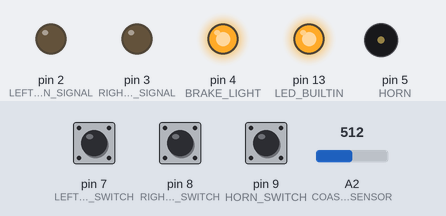
This sketch was run on a simulated Arduino Uno, built with avr-gcc and run on an emulated ATmega328P. Shown: output pins drawn as LEDs (lit = HIGH), buzzer (waves = sounding, pin HIGH). Dashed ring = blinking. Inputs (shaded band) come from the test bench; at power-on: pin 7 (LEFT_SIGNAL_SWITCH) LOW, pin 8 (RIGHT_SIGNAL_SWITCH) LOW, A2 (COASTER_BRAKE_SENSOR) = 512, pin 9 (HORN_SWITCH) LOW.

Above: at 1.2 s.
1.3 s: pin 7 (LEFT_SIGNAL_SWITCH) pulled HIGH for 1 s
At 1.46 s:
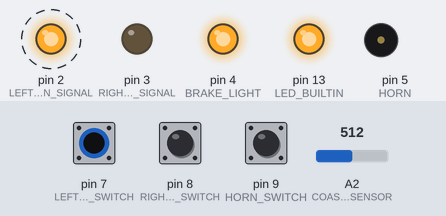
3.8 s: pin 8 (RIGHT_SIGNAL_SWITCH) pulled HIGH for 3.2 s
At 3.96 s:
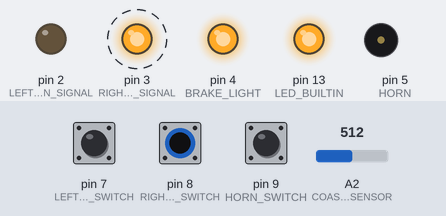
8.5 s: A2 (COASTER_BRAKE_SENSOR) set to 496
At 9.5 s:
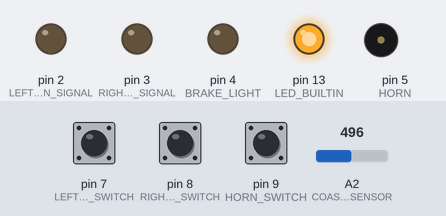
10.0 s: pin 9 (HORN_SWITCH) pulled HIGH for 1 s
At 10.6 s:
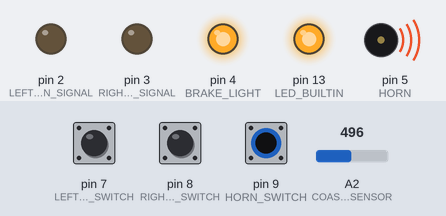
12.5 s: pin 7 (LEFT_SIGNAL_SWITCH) pulled HIGH for 0.15 s
At 12.57 s:
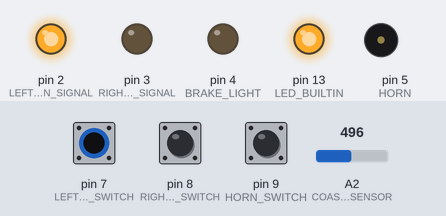
14.1 s: pin 8 (RIGHT_SIGNAL_SWITCH) pulled HIGH for 0.15 s
At 14.17 s:
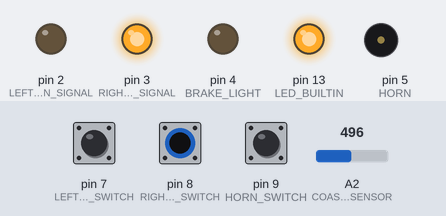
Timing chart, 0 to 16.7 s (numbered marks = the images above; inputs shaded):
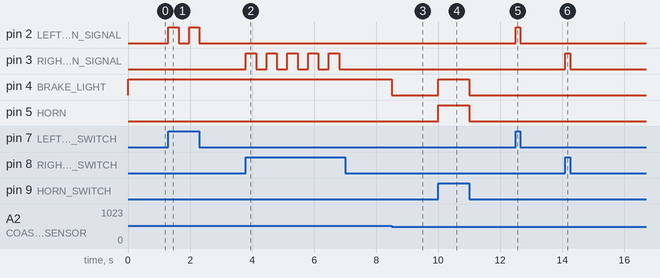

The sketch:

ecu.ino
```cpp
// vars declarations
// outputs
// the headlight and tail light will both just be wired through a mosfet to the battery with the alternator current on the gate
const int LEFT_TURN_SIGNAL = 2;
const int RIGHT_TURN_SIGNAL = 3;
const int BRAKE_LIGHT = 4;
const int HORN = 5;

// inputs
const int FRONT_BRAKE_SWITCH = 6;
const int COASTER_BRAKE_SENSOR = 16;
const int LEFT_SIGNAL_SWITCH = 7;
const int RIGHT_SIGNAL_SWITCH = 8;
const int HORN_SWITCH = 9;

// extra variables
const int THRESHOLD = 512; // this value is the value that will be used for coaster braking detection
bool leftSignalStatus;
bool rightSignalStatus;    // unfortunately, i have to use global variables.
unsigned long milli;       // i cannot figure out another way to make these work

// function prototypes

/*
 * Function: *signalOn
 * Brief: manages the blinking of said signal using a few global variables that are only accessed in these functioned, and therefore shouldn't get out of hand
 */
void leftSignalOn();
void rightSignalOn();

/*
 * Function: *signalOff
 * Brief: turns said signal off
 */
void leftSignalOff();
void rightSignalOff();


/*
 * Function:  hornOn
 * Brief:     turns on the horn
 */
void hornOn();

/*
 * Function:  hornOff
 * Brief:     turns off the horn
 */
void hornOff();

/*
 * Function:  brakeLightOn
 * Brief:     turns on the brake light
 */
void brakeLightOn();

/*
 * Function:  brakeLightOff
 * Brief:     turns off the brake light
 */
void brakeLigthOff();

void setup()
{
  // put your setup code here, to run once:
  // just to make sure it uploaded correctly
  pinMode(LED_BUILTIN, OUTPUT);
  digitalWrite(LED_BUILTIN, HIGH);

  // output pin setups
  pinMode(LEFT_TURN_SIGNAL, OUTPUT);
  pinMode(RIGHT_TURN_SIGNAL, OUTPUT);
  pinMode(BRAKE_LIGHT, OUTPUT);
  pinMode(HORN, OUTPUT);

  // input pin setups
  pinMode(FRONT_BRAKE_SWITCH, INPUT);
  pinMode(COASTER_BRAKE_SENSOR, INPUT);
  pinMode(LEFT_SIGNAL_SWITCH, INPUT);
  pinMode(RIGHT_SIGNAL_SWITCH, INPUT);
  pinMode(HORN_SWITCH, INPUT);

  // variables
  leftSignalStatus = false;
  rightSignalStatus = false;
  milli = millis();
}

void loop()
{
  // put your main code here, to run repeatedly:

  // check each input, and call necessary function
  if (digitalRead(LEFT_SIGNAL_SWITCH) == HIGH)
  {
    leftSignalOn();
  }
  else
  {
    leftSignalOff();
  }

  if (digitalRead(RIGHT_SIGNAL_SWITCH) == HIGH)
  {
    rightSignalOn();
  }
  else
  {
    rightSignalOff();
  }

  if (digitalRead(HORN_SWITCH) == HIGH)
  {
    hornOn();
  }
  else
  {
    hornOff();
  }

  if (digitalRead(HORN_SWITCH) == LOW && analogRead(COASTER_BRAKE_SENSOR) < THRESHOLD)
  {
    brakeLightOff();
  }
  else
  {
    brakeLightOn();
  }
}

// function implementations
void leftSignalOn() {
    // if it's time to switch, switch and make note of the state of the light and the time.
  if (millis() - milli > 333){

    if (leftSignalStatus == true){
      digitalWrite(LEFT_TURN_SIGNAL, LOW);
      leftSignalStatus = false;
    } else {
      digitalWrite(LEFT_TURN_SIGNAL, HIGH);
      leftSignalStatus = true;
    }

    milli = millis();

  }
}

void rightSignalOn() {
    // if it's time to switch, switch and make note of the state of the light and the time.
  if (millis() - milli > 333){

    if (rightSignalStatus == true){
      digitalWrite(RIGHT_TURN_SIGNAL, LOW);
      rightSignalStatus = false;
    } else {
      digitalWrite(RIGHT_TURN_SIGNAL, HIGH);
      rightSignalStatus = true;
    }

    milli = millis();

  }
}

void leftSignalOff() {
  digitalWrite(LEFT_TURN_SIGNAL, LOW);
  leftSignalStatus = false;
}

void rightSignalOff() {
  digitalWrite(RIGHT_TURN_SIGNAL, LOW);
  rightSignalStatus = false;
}

void hornOn()
{
  digitalWrite(HORN, HIGH);
}

void hornOff()
{
  digitalWrite(HORN, LOW);
}

void brakeLightOn()
{
  digitalWrite(BRAKE_LIGHT, HIGH);
}

void brakeLightOff()
{
  digitalWrite(BRAKE_LIGHT, LOW);
}
```

Measured:
- the behaviour switches between 512 and 511 on A2 (COASTER_BRAKE_SENSOR) (found by bisection; images 2 and 3)
- after the input at 1.3 s, pin 2 (LEFT_TURN_SIGNAL): alternates HIGH for 0.33 s and LOW for 0.33 s, 4 changes in all, then stays LOW, starting at once
- after the input at 3.8 s, pin 3 (RIGHT_TURN_SIGNAL): alternates HIGH for 0.33 s and LOW for 0.33 s, 10 changes in all, then stays LOW, starting at once
- after the input at 8.5 s, pin 4 (BRAKE_LIGHT): HIGH → LOW at once
- after the input at 10.0 s, pin 4 (BRAKE_LIGHT), pin 5 (HORN): LOW → HIGH at once, → LOW 1.0 s later
- after the input at 12.5 s, pin 2 (LEFT_TURN_SIGNAL): LOW → HIGH at once, → LOW 0.15 s later
- after the input at 14.1 s, pin 3 (RIGHT_TURN_SIGNAL): LOW → HIGH at once, → LOW 0.15 s later
